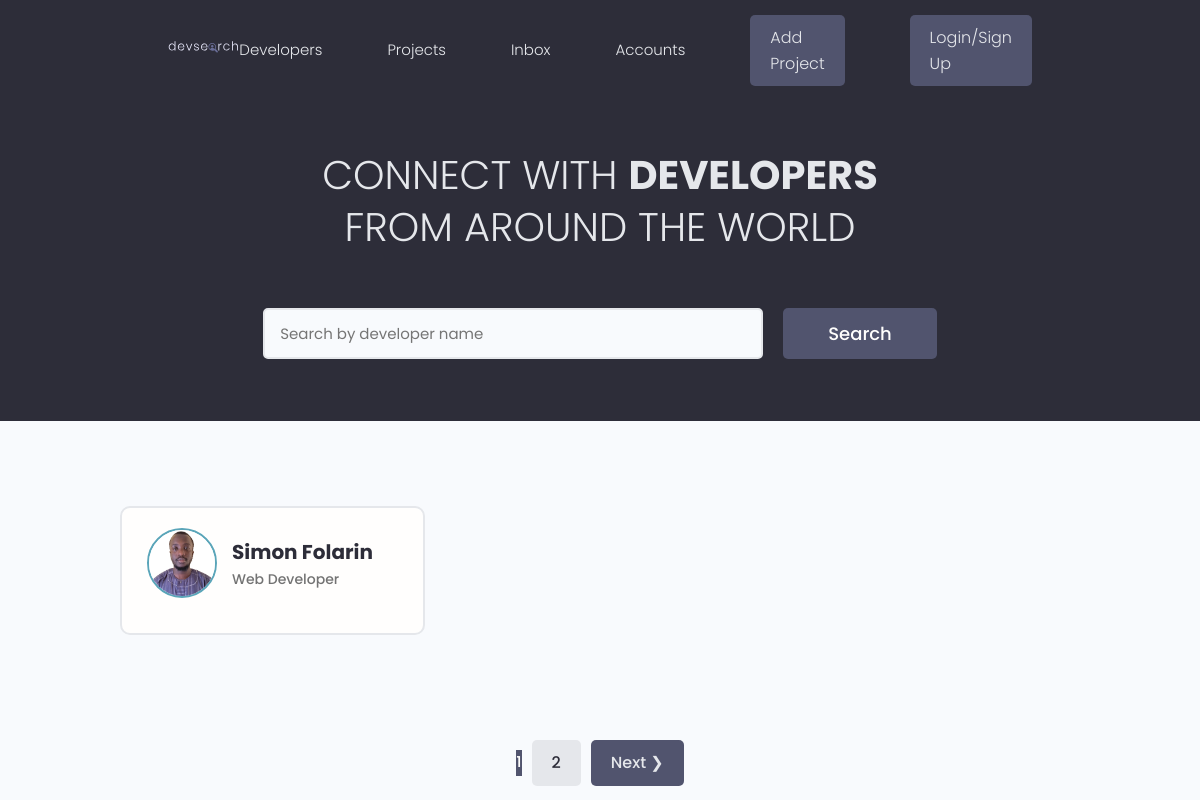
The page / on the database its author committed.
### projects/models.py (models this page shows)
class Profile(models.Model):
    user = models.OneToOneField(User, on_delete=models.CASCADE, null=True, blank=True)
    name = models.CharField(max_length=300, blank=True, null=True)
    email = models.EmailField(max_length=500, blank=True, null=True)
    username = models.CharField(max_length=200, blank=True, null=True)
    short_intro = models.CharField(max_length=300, blank=True, null=True)
    bio = models.TextField(blank=True, null=True)
    profile_image = models.ImageField(null=True, blank=True, upload_to='profiles/',
                                      default='profiles/user-default.png')
    social_github = models.CharField(max_length=300, blank=True, null=True)
    social_linkedin = models.CharField(max_length=300, blank=True, null=True)
    social_youtube = models.CharField(max_length=300, blank=True, null=True)
    social_twitter = models.CharField(max_length=300, blank=True, null=True)
    social_website = models.CharField(max_length=300, blank=True, null=True)
    created = models.DateTimeField(auto_now_add=True)
    id = models.UUIDField(default=uuid.uuid4, unique=True,
                          primary_key=True, editable=False)
    def __str__(self):
        return str(self.user.username)

### projects/views.py (the view)
# urls.py: path('', views.profiles, name='profiles'),
def profiles(request):
    profiles, search_query = searchProfiles(request)
    custom_range, profiles = paginateProfiles(request, profiles, 3)
    context = {'profiles': profiles, 'search_query': search_query,
               'custom_range': custom_range}
    return render(request, 'projects/profiles.html', context)

### projects/utils.py (called while the page is built)
def paginateProfiles(request, profiles, results):
    page = request.GET.get('page')
    results = 1
    profiles = Profile.objects.all()
    paginator = Paginator(profiles, results)
    try:
        profiles = paginator.page(page)
    except PageNotAnInteger:
        page = 1
        profiles = paginator.page(page)
    except EmptyPage:
        page = paginator.num_pages
        profiles = paginator.page(page)
    leftIndex = (int(page)- 1)
    if leftIndex < 1:
        leftIndex = 1
    rightIndex =(int(page)+ 2)
    if rightIndex > paginator.num_pages:
        rightIndex = paginator.num_pages + 1
    custom_range = range(leftIndex, rightIndex)
    return custom_range, profiles

def searchProfiles(request):
    search_query = ''
    if request.GET.get('search_query'):
        search_query = request.GET.get('search_query')
    skills = Skill.objects.filter(name__icontains=search_query)
    profiles = Profile.objects.distinct().filter(
        Q(name__icontains=search_query) |
        Q(short_intro__icontains=search_query) |
        Q(skill__in=skills)
    )
    return profiles, search_query

### projects/templates/projects/profiles.html (shortened to what this page needs)
{% extends 'main.html' %}
{% block content %}
<main class="home">
    <section class="hero-section text-center">
        <div class="container container--narrow">
            <div class="hero-section__box">
                <h2>CONNECT WITH <span>DEVELOPERS</span></h2>
                <h2>FROM AROUND THE WORLD</h2>
            </div>
            <div class="hero-section__search">
                <form id="searchForm" class="form" action="{% url 'profiles' %}" method="get">
                    <div class="form__field">
                        <input class="input input--text" id="formInput#search" type="text" name="search_query"
                            value="{{search_query}}" placeholder="Search by developer name" />
                    </div>
                    <input class="btn btn--sub btn--lg" type="submit" value="Search" />
                </form>
            </div>
        </div>
    </section>
    <section class="devlist">
        <div class="container">
            <div class="grid grid--three">
                {% for profile in profiles %}
                <div class="column card">
                    <div class="dev">
                        <a href="{{profile}}" class="card__body">
                            <div class="dev__profile">
                                <img class="avatar avatar--md" src="{{ profile.profile_image.url }}" alt="image" />
                                <div class="dev__meta">
                                    <h3>{{profile.name}}</h3>
                                    <h5>{{profile.short_intro|slice:"60"}}</h5>
                                </div>
                            </div>
                        </a>
                    </div>
                </div>
                {% endfor %}
            </div>
        </div>
    </section>
    {% include 'pagination.html' with queryset=profiles custom_range=custom_range %}
</main>
{% endblock content %}

### static/styles/app.css (style rules this page uses)
:root { --color-sub: #2d2d39; }
.btn--sub { background-color: var(--color-sub-light); }
.card { border: 2px solid var(--color-light); }
img { width: 100%; }
.hero-section { height: 40vh; display: flex; align-items: center; background-color: var(--color-sub); }
.hero-section__box { margin-bottom: 4rem; }
.hero-section__box > h2, .hero-section__box > h2 > span { font-size: 4rem; color: var(--color-light); line-height: 1.3; text-transform: uppercase; }
.hero-section__box > h2 { font-weight: 300; }
.hero-section__box > h2 > span { font-weight: 700; }
.hero-section__search > .form { display: flex; align-items: center; justify-content: center; gap: 2rem; }
.hero-section__search > .form input.input--text { width: 50rem; }
.devlist { margin-top: 8rem; }
.devlist .grid { align-items: stretch; }
.devlist .dev .dev__profile { display: flex; align-items: center; gap: 1.5rem; }
.devlist .dev .dev__meta h3 { color: var(--color-sub); font-size: 2rem; font-weight: 700; }
.devlist .dev .dev__meta h5 { color: var(--color-text); font-size: 1.4rem; font-weight: 500; }

### static/uikit/styles/modules/_variables.css (style rules this page uses)
:root { --color-main: #5aa5b9; --color-main-light: #e6faff; --color-sub: #3f4156; --color-sub-light: #51546e; --color-sub-lighter: #ededfd; --color-text: #737373; --color-gray: #8b8b8b; --color-light: #e5e7eb; --color-light-gray: #767676; --color-bg: #f8fafd; --color-white: #fffefd; --color-white-light: #f3f3f3; --color-success: #359e64; --color-success-bg: #def8e8; --color-error: #fc4b0b; --color-error-bg: #fff2ee; --font-base: 'Poppins', arial, helvetica, 'Segoe UI', roboto, ubuntu, sans-serif; --font-monospace: 'Fira Code', 'Courier New', courier, monospace; --font-regular: 300; --font-medium: 500; --font-bold: 700; --generic-shadow: 1px 1px 5px #00000010; --generic-transition: all 0.3s ease-in-out; }

### static/uikit/styles/modules/_base.css (style rules this page uses)
* { margin: 0; padding: 0; box-sizing: border-box; text-rendering: optimizeLegibility; color: inherit; font-size: inherit; }
html { font-size: 50%; }
@media only screen and (min-width: 480px) { html { font-size: 56.25%; } }
@media only screen and (min-width: 1200px) { html { font-size: 62.5%; } }
body { line-height: 1.6; font-weight: 400; font-size: 1.5rem; color: var(--color-text); background-color: var(--color-bg); min-height: 100vh; }

### static/uikit/styles/modules/_typography.css (style rules this page uses)
* { font-family: var(--font-base); }
h2 { font-size: 3.6rem; font-weight: var(--font-bold); }
h3 { font-size: 3.2rem; font-weight: var(--font-medium); }
h5 { font-size: 2.4rem; font-weight: var(--font-medium); }
h5, h6 { font-weight: var(--font-regular); }
p, span, strong { font-size: 1.6rem; color: var(--color-text); font-weight: var(--font-regular); }
a { padding-bottom: 2px; text-decoration: none; display: inline-block; color: var(--color-main); font-weight: var(--font-medium); }

### static/uikit/styles/modules/_utilities.css (style rules this page uses)
.container { width: 92%; max-width: 165rem; margin: 0 auto; box-sizing: border-box; }
.container--narrow { width: 92%; max-width: 120rem; }
@media screen and (min-width: 1000px) { .container { width: 90%; } }
@media screen and (min-width: 1000px) { .container--narrow { width: 85%; } }
@media screen and (min-width: 1200px) { .container { width: 80%; } }
@media screen and (min-width: 1200px) { .container--narrow { width: 72%; } }
.text-center { text-align: center; }

### static/uikit/styles/modules/_avatar.css (style rules this page uses)
.avatar { border-radius: 50%; border: 2px solid var(--color-main); object-fit: cover; }
.avatar--md { height: 7rem; width: 7rem; }

### static/uikit/styles/modules/_button.css (style rules this page uses)
.btn { display: inline-block; position: relative; cursor: pointer; background-color: var(--color-light); font-weight: var(--font-medium); color: var(--color-sub); text-decoration: none; padding: 1rem 2rem; border-radius: 0.5rem; border: none; width: -webkit-fit-content; width: -moz-fit-content; width: fit-content; height: -webkit-fit-content; height: -moz-fit-content; height: fit-content; font-size: 1.6rem; outline-width: 0; outline-color: transparent; -webkit-backface-visibility: hidden; backface-visibility: hidden; transition: all 0.3s ease-in-out; }
.btn--sub { background-color: var(--color-sub); color: var(--color-white); }
.btn--lg { font-size: 1.8rem; padding: 1.2rem 4.5rem; }

### static/uikit/styles/modules/_card.css (style rules this page uses)
.card { border-radius: 1rem; background-color: var(--color-white); border: 1.5px solid var(--color-light); width: auto; height: auto; margin-top: 0.5rem; margin-bottom: 0.5rem; overflow: hidden; }
.card__body, .card__header { padding: 2rem 2.5rem; }

### rows shown on the page
Profile: profile_image (picture), name "Simon Folarin", short_intro "Web Developer"

### other values the page prints
{{ page }} "1"
{{ page }} "2"
